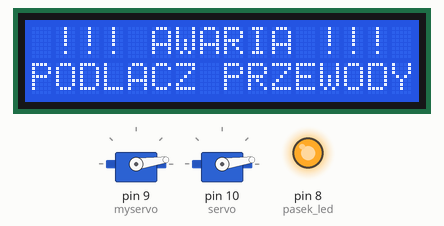
Bench run of a sketch on a simulated Arduino Uno, built with avr-gcc and run on an emulated ATmega328P. Parts: 16×2 character LCD, 2 × servo, output pins drawn as LEDs (lit = HIGH).

Above: at 0.24 s.
At 9.63 s:
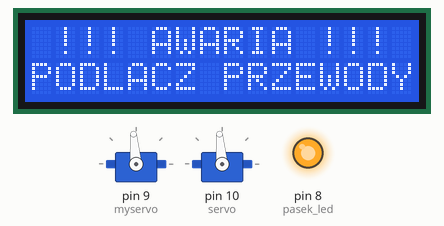
At 19.93 s:
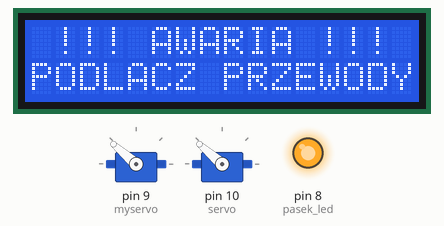
At 39.62 s:
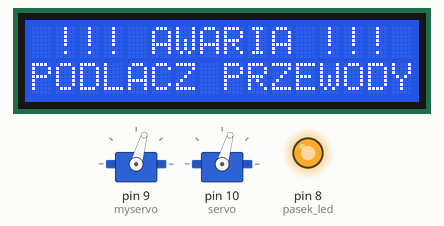
Timing chart, 0 to 40.0 s (numbered marks = the images above):
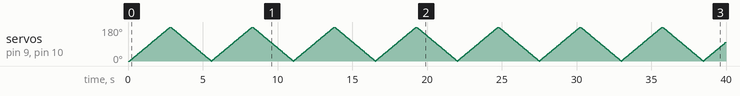

The sketch:

testy_laboratorium.ino
```cpp
#include <LiquidCrystal_I2C.h>
#include <Wire.h>
#include <Servo.h>

Servo myservo;
Servo servo;
LiquidCrystal_I2C lcd(0x20, 16, 2);
int polaczenie_przewodow=0;
#define przewody_1 1
#define przewody_2 2
#define pasek_led 8
int pos;
void setup()
{
 pinMode(przewody_1,INPUT);
  pinMode(przewody_2,INPUT);
   pinMode(pasek_led,OUTPUT);
	lcd.begin();

 lcd.setCursor ( 1, 0 );
    lcd.print("!!! AWARIA !!!");
  lcd.setCursor ( 0, 1 );
   lcd.print("PODLACZ PRZEWODY");
  digitalWrite(pasek_led,HIGH);

  myservo.attach(9);
  myservo.write(0);
    servo.attach(10);
    servo.write(0);
}

void loop()
{
for (pos = 0; pos <= 180; pos += 1) { // goes from 0 degrees to 180 degrees
    // in steps of 1 degree
    myservo.write(pos);
    servo.write(pos);// tell servo to go to position in variable 'pos'
    delay(15);                       // waits 15ms for the servo to reach the position
  }
  for (pos = 180; pos >= 0; pos -= 1) { // goes from 180 degrees to 0 degrees
    myservo.write(pos);
    servo.write(pos);// tell servo to go to position in variable 'pos'
    delay(15);                       // waits 15ms for the servo to reach the position
  }
}
```
